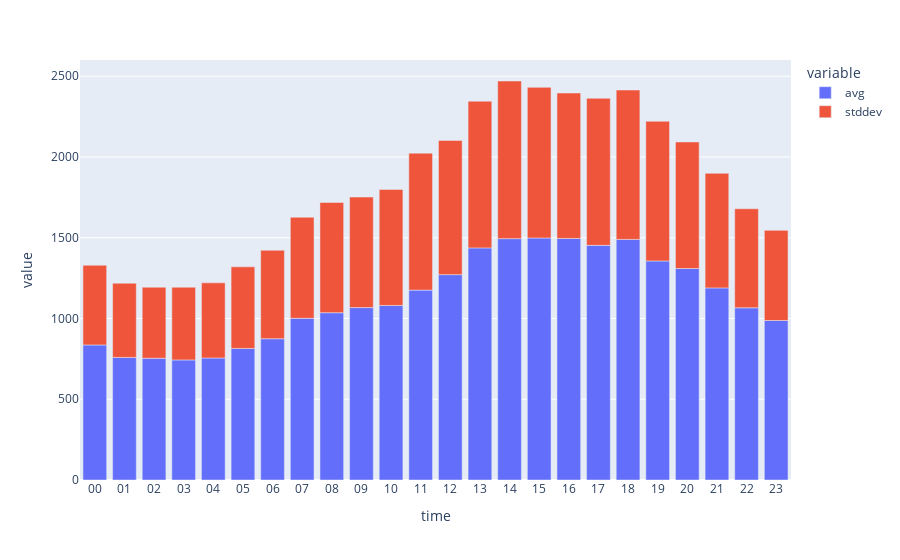

The cell this chart's notebook holds for it:
### Code cell
# Convert Spark DataFrame to Pandas-on-Spark DataFrame
psdf = ratioDF.to_pandas_on_spark()

# Set "word" as the index and select the columns to plot
df = psdf.set_index("time")[["avg", "stddev"]].sort_index()
df.plot.bar()

### Figure 1 — Plotly figure (JSON) as saved in the notebook; plotly's stock layout.template omitted (floating-point values rounded to 4 significant figures)
{"data": [{"hovertemplate": "variable=avg<br>time=%{x}<br>value=%{y}<extra></extra>", "legendgroup": "avg", "marker": {"color": "#636efa", "pattern": {"shape": ""}}, "name": "avg", "orientation": "v", "showlegend": true, "textposition": "auto", "type": "bar", "x": ["00", "01", "02", "03", "04", "05", "06", "07", "08", "09", "10", "11", "12", "13", "14", "15", "16", "17", "18", "19", "20", "21", "22", "23"], "xaxis": "x", "y": [836.4, 758.9, 753.9, 743.7, 755.7, 814.6, 874.7, 1001.0, 1036.0, 1068.0, 1081.0, 1176.0, 1272.0, 1437.0, 1495.0, 1499.0, 1496.0, 1453.0, 1490.0, 1357.0, 1309.0, 1190.0, 1066.0, 987.8], "yaxis": "y"}, {"hovertemplate": "variable=stddev<br>time=%{x}<br>value=%{y}<extra></extra>", "legendgroup": "stddev", "marker": {"color": "#EF553B", "pattern": {"shape": ""}}, "name": "stddev", "orientation": "v", "showlegend": true, "textposition": "auto", "type": "bar", "x": ["00", "01", "02", "03", "04", "05", "06", "07", "08", "09", "10", "11", "12", "13", "14", "15", "16", "17", "18", "19", "20", "21", "22", "23"], "xaxis": "x", "y": [493.4, 459.6, 440.0, 450.0, 465.1, 505.3, 547.8, 625.8, 682.5, 684.4, 718.4, 848.1, 831.4, 908.4, 976.1, 932.5, 900.5, 910.5, 925.0, 864.7, 783.6, 709.3, 613.2, 558.0], "yaxis": "y"}], "layout": {"barmode": "relative", "legend": {"title": {"text": "variable"}, "tracegroupgap": 0}, "margin": {"t": 60}, "xaxis": {"anchor": "y", "domain": [0, 1], "title": {"text": "time"}}, "yaxis": {"anchor": "x", "domain": [0, 1], "title": {"text": "value"}}}}
